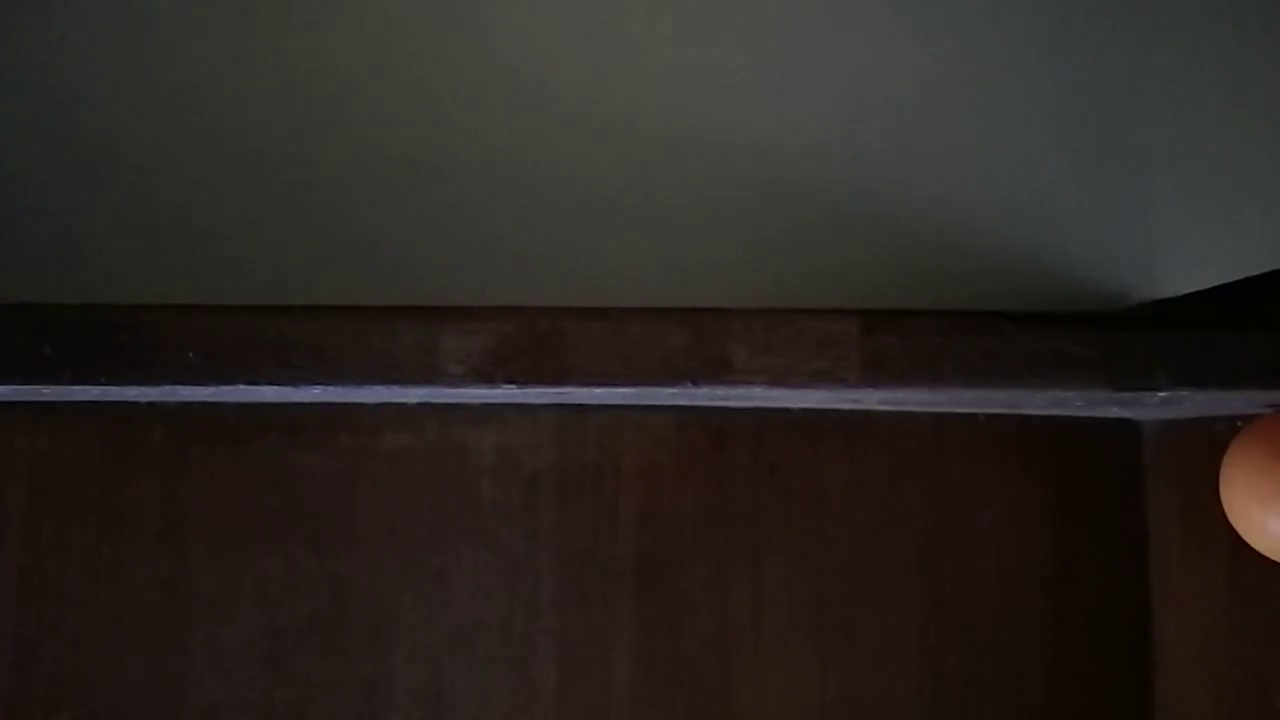
#> input picture frame 7 of Ball1/ball1.mp4, 1280 x 720 px
$ python contours.py   (older library calls are emulated)
#> lines starting #> are read from the running program, lines starting #| are printed output that depends on the picture; after the words box and inside, x2 and y2 are one past the last pixel; in counts of white or black regions, pixels touching at a corner belong together
import cv2
import numpy as np
from scipy import signal
from matplotlib import pyplot
import time

i = 1
data = cv2.VideoCapture('ball1.mp4')
ret,frame1 = data.read()
#> frame1 is the input picture: shape (720, 1280, 3); mean B, G, R 33.6, 37.2, 42.5

ret,frame2 = data.read()

#t1=time.time()
while data.isOpened():
    #gray1 = cv2.cvtColor(frame1, cv2.COLOR_BGR2GRAY)
    #gray2 = cv2.cvtColor(frame2, cv2.COLOR_BGR2GRAY)
    diff = cv2.absdiff(frame1, frame2)
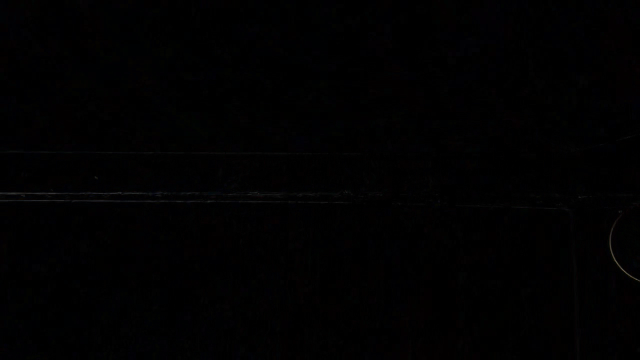
#> diff: shape (720, 1280, 3) (shown at 1/2 size); mean B, G, R 1.2, 0.9, 1
    gray=cv2.cvtColor(diff,cv2.COLOR_BGR2GRAY)
    blur=cv2.GaussianBlur(gray,(5,5),0)
    _, thresh =cv2.threshold(blur,20,255,cv2.THRESH_BINARY)
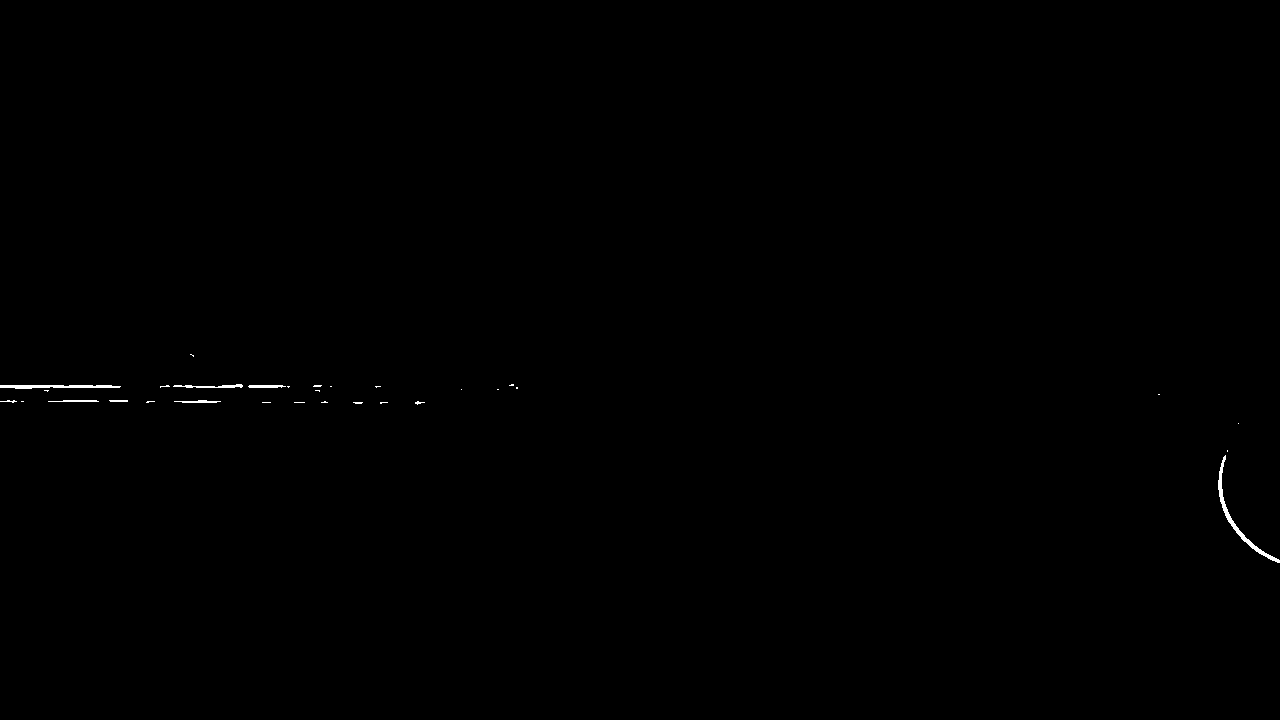
#> thresh: shape (720, 1280); 0.17% white; 31 white regions (23 under 20 px), largest, box (x1, y1, x2, y2) and area: (1218, 455, 1280, 563) 516, (0, 385, 121, 389) 359, (173, 384, 243, 388) 157
    dilated=cv2.dilate(thresh,None,iterations=10)
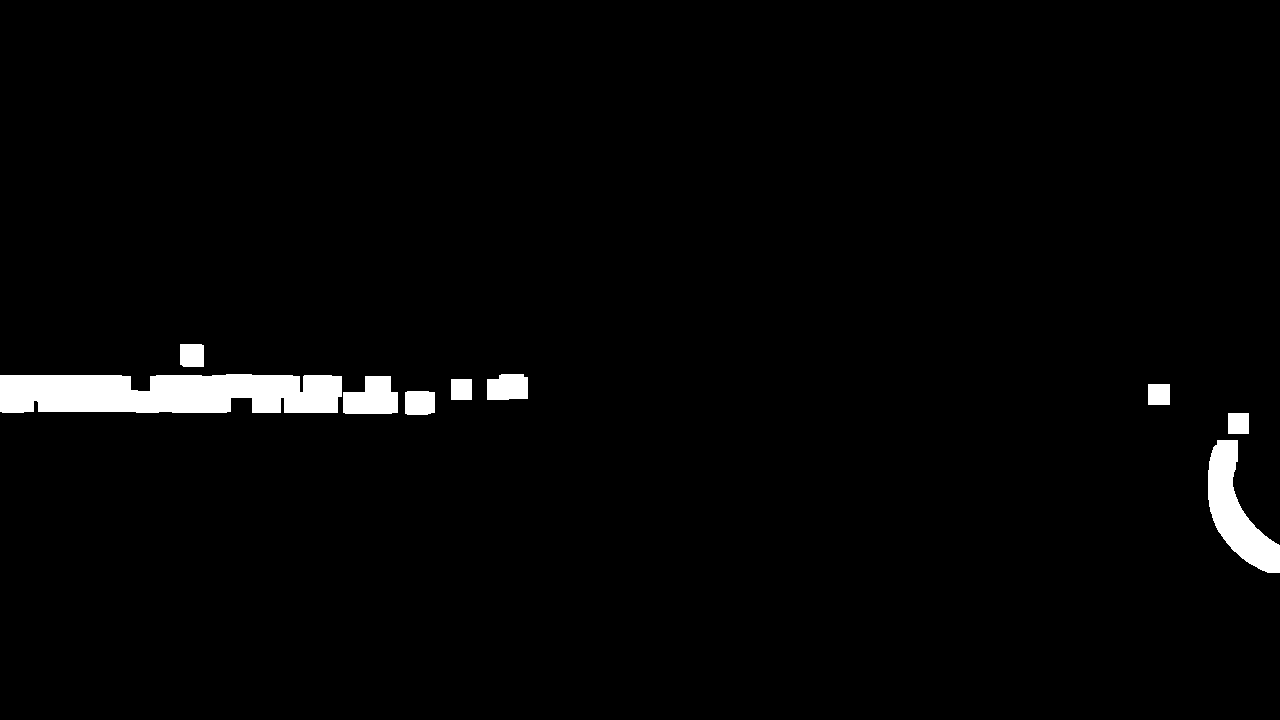
#> dilated: shape (720, 1280); 2.3% white; 9 white regions
    _, contours, _ = cv2.findContours(dilated,cv2.RETR_TREE,cv2.CHAIN_APPROX_SIMPLE)
#> contours = 9 contours; largest, box (x1, y1, x2, y2) and area: (0, 374, 342, 413) 11590, (1208, 440, 1280, 573) 4117, (343, 376, 398, 414) 1528, (487, 374, 528, 400) 909, (405, 391, 435, 415) 648
    # [6 lines of commented-out code are left out]


    cv2.drawContours(frame1,contours,-1,(0,255,0),2)
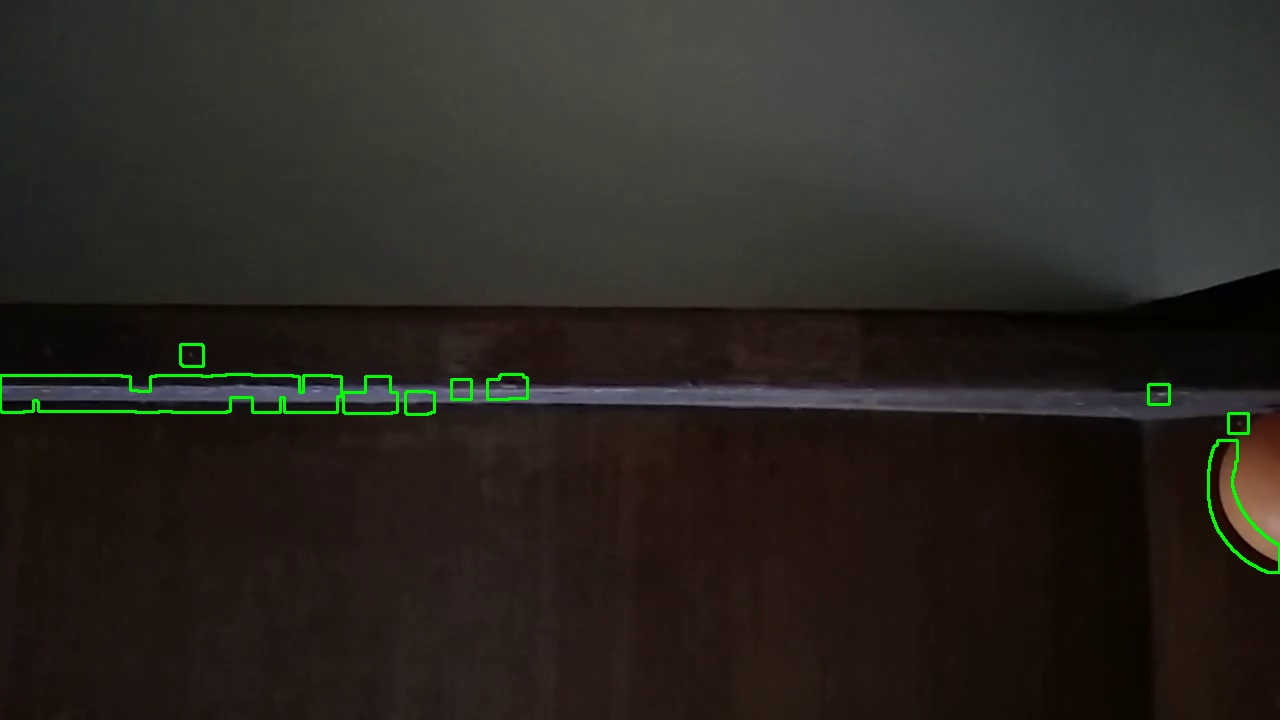
#> frame1: shape (720, 1280, 3); 0.65% of pixels changed, all inside (x1, y1, x2, y2) = (0, 343, 1280, 574)
    #t2=time.time()
    cv2.imshow("feed",frame1)
   # cv2.imwrite("C:/Users/raja/Desktop/project2/jerry1_contours/duplicate_color_contours" + str( i) + '.png', frame1)
    frame1=frame2.copy()
    ret,frame2=data.read()
    #pyplot.imshow(frame2)
    #pyplot.show()

    i += 1
    if cv2.waitKey(100)==27:
#> (key Esc is pressed here)
         break
cv2.destroyAllWindows()
data.release()
